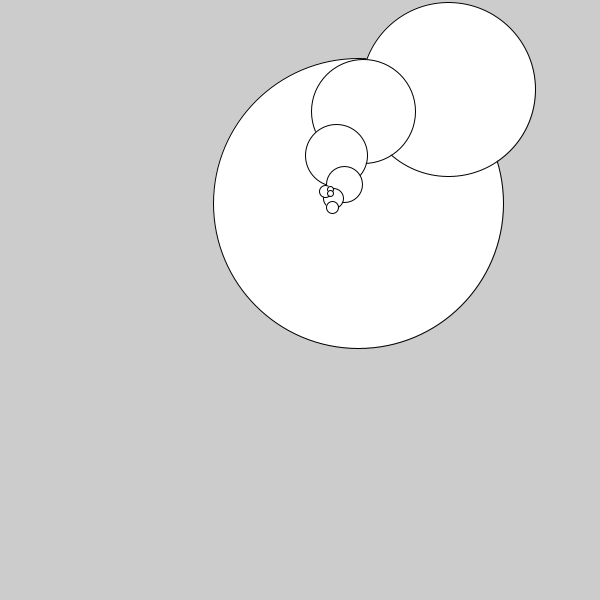
Frame 1 (no input)
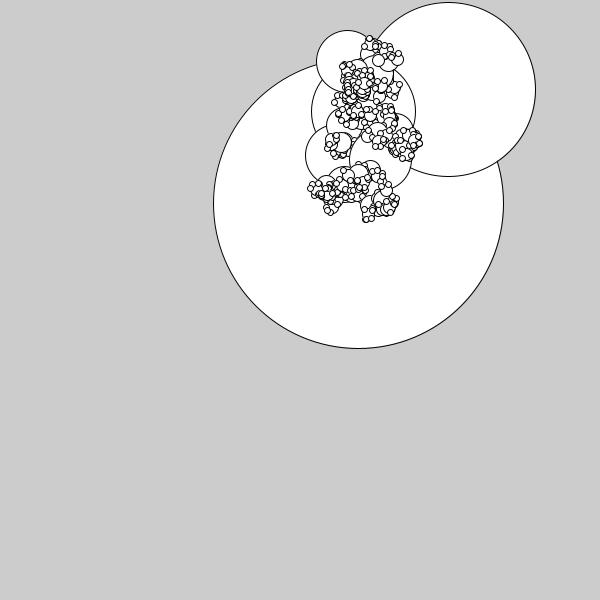
Frame 60 (the mouse pressed at the canvas centre just before this capture)
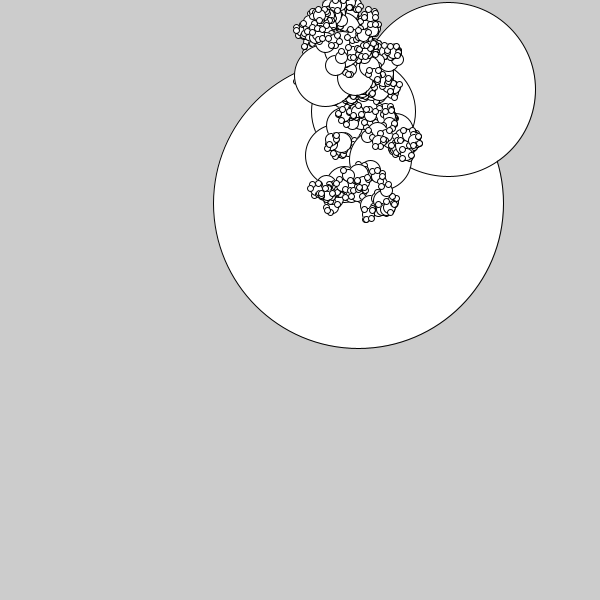
Frame 120 (the mouse held since frame 60 and released just before this capture)

The Processing sketch that drew these frames (run headless with seeded random() and noise(); from frame 60 on, the mouse is pressed at the canvas centre):

// Processing sketch: Fractal
// ── Fractal.pde
ArrayList<PVector> circs = new ArrayList<PVector>();

void setup() {
  size(600,600);
  //noStroke();
  //background(0);
  for (int i = 0; i < 5; i++) {
      drawFrac((int)random(100,500),(int)random(100,500),(int)random(60,150)); 
  }
}

void draw() {
   if (circs.size() > 0) {
     int num = circs.size() < 10 ? circs.size() : 10;
     
     for (int i = 0; i < num; i++) {
       PVector c = circs.get(0);
       circle(c.x,c.y,c.z);
       circs.remove(0); 
     }
   }
}



void drawFrac(int x, int y, int r) {
  if (r < 2) {
    return;
  }
  circs.add(new PVector(x,y,r*2));
  int num = (int)random(2,8);
  for (int i = 0; i < num; i++) {
     int rad = (int)(r*0.6);
     float t = random(0, 2*PI);
     int newX = (int)(cos(t)*r + x);
     int newY = (int)(sin(t)*r + y);
     drawFrac(newX,newY,rad);
  }
  //drawFrac(x+r,y,r/2);
  //drawFrac(x-r,y,r/2);
  //drawFrac(x,y+r,r/2);
  //drawFrac(x,y-r,r/2);
  //circle(x,y,r*2);

}
